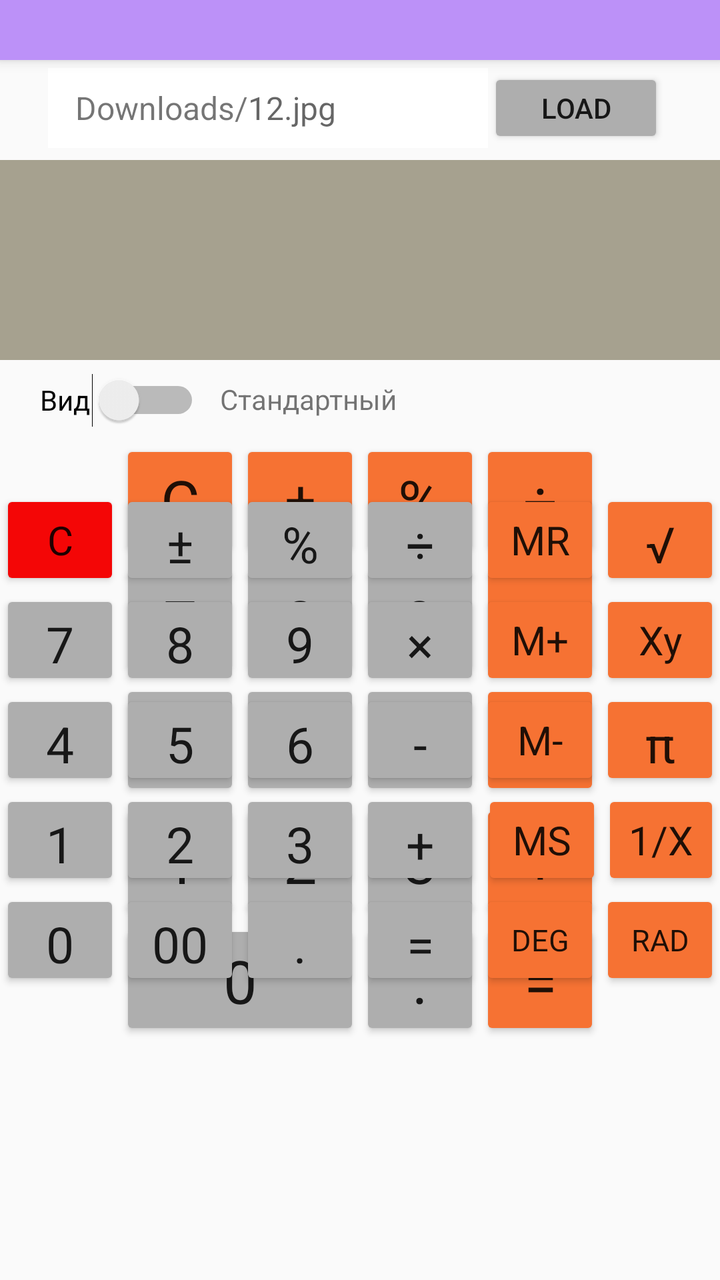
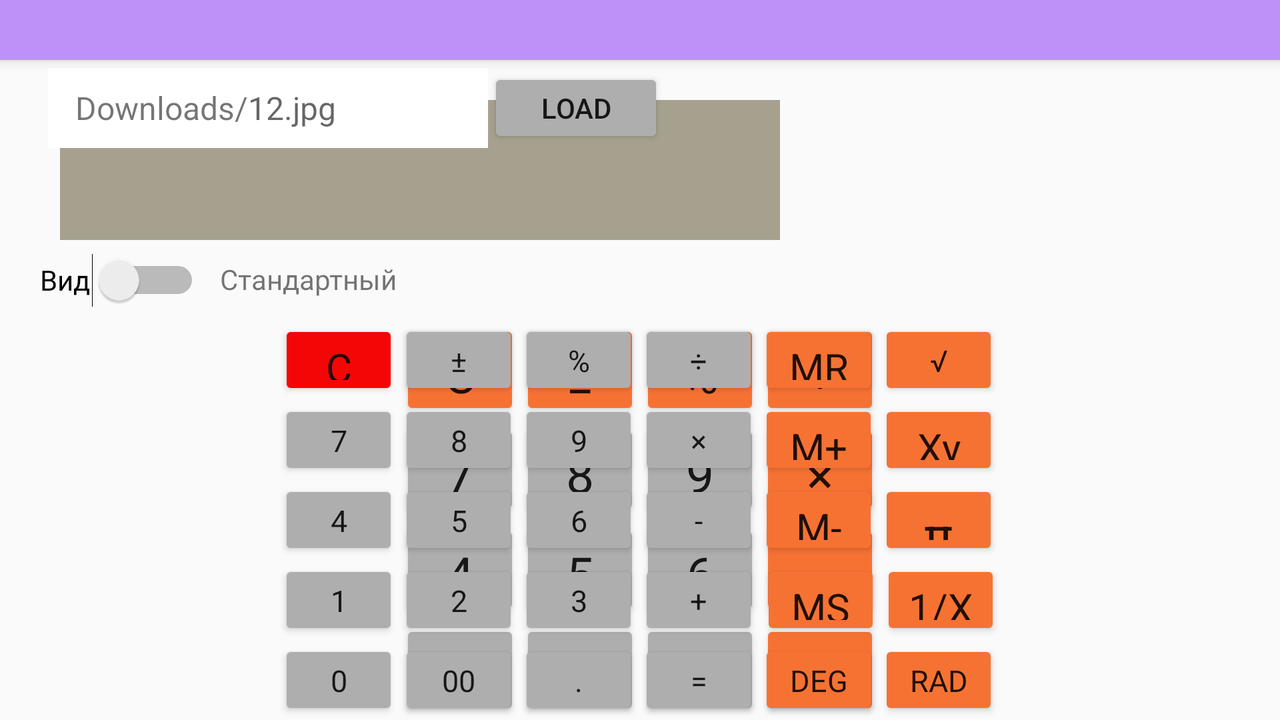

First picture: res/layout/ on a phone held upright. Second picture: the repository's own variant of that layout, on a device whose configuration matches the variant's folder. Source for both follows.
<!-- AndroidManifest.xml: application theme AppTheme -->
<!-- res/layout/activity_main.xml -->
<?xml version="1.0" encoding="utf-8"?>
<LinearLayout xmlns:android="http://schemas.android.com/apk/res/android"
    xmlns:app="http://schemas.android.com/apk/res-auto"
    xmlns:tools="http://schemas.android.com/tools"
    android:id="@+id/linLayout"
    android:layout_width="match_parent"
    android:layout_height="match_parent"
    android:orientation="vertical">

    <androidx.appcompat.widget.Toolbar
        android:id="@+id/settings_toolbar"
        android:layout_width="match_parent"
        android:layout_height="30dp"
        android:background="?attr/colorPrimary"
        android:elevation="4dp"
        android:popupTheme="@style/ThemeOverlay.AppCompat.Light"
        android:theme="@style/ThemeOverlay.AppCompat.ActionBar"
        app:title="" />

    <FrameLayout
        android:id="@+id/fLayout"
        android:layout_width="match_parent"
        android:layout_height="match_parent">

        <ImageView
            android:id="@+id/defaultBackroundImg"
            android:layout_width="match_parent"
            android:layout_height="match_parent"
            android:contentDescription=""
            android:scaleType="fitXY"
            android:src="@drawable/luntik1"
            android:visibility="invisible"
            tools:ignore="HardcodedText"
            tools:src="@drawable/luntik1" />

        <ImageView
            android:id="@+id/backroundImg"
            android:layout_width="match_parent"
            android:layout_height="match_parent"
            android:contentDescription=""
            android:scaleType="fitXY"
            android:visibility="visible"
            tools:ignore="HardcodedText" />

        <RelativeLayout
            android:id="@+id/mainlayout"
            android:layout_width="match_parent"
            android:layout_height="match_parent"
            tools:context=".MainActivity">


            <TextView
                android:id="@+id/headerText"
                android:layout_width="wrap_content"
                android:layout_height="50dp"
                android:layout_alignParentStart="true"
                android:layout_alignParentTop="true"
                android:fontFamily="@font/dejavumath"
                android:gravity="center|start"
                android:paddingStart="10dp"
                android:text="@string/whatis" />

            <TextView
                android:id="@+id/calcScreen"
                android:layout_width="360dp"
                android:layout_height="100dp"
                android:layout_below="@id/headerText"
                android:layout_centerHorizontal="true"
                android:background="@color/colorScreenBG"
                android:fontFamily="@font/digital7_mono_italic"
                android:gravity="center|end"
                android:paddingStart="20dp"
                android:paddingEnd="20dp"
                android:text=""
                android:textColor="@color/colorScreenText"
                android:textSize="70sp" />


            <Switch
                android:id="@+id/calc_type_switch"
                android:layout_width="100dp"
                android:layout_height="40dp"
                android:layout_below="@id/calcScreen"
                android:layout_alignParentStart="true"
                android:paddingStart="20dp"
                android:text="@string/calc_type" />


            <TextView
                android:id="@+id/calc_type_txt"
                android:layout_width="wrap_content"
                android:layout_height="wrap_content"
                android:layout_below="@id/calcScreen"
                android:layout_marginStart="10dp"
                android:layout_marginTop="10dp"
                android:layout_toEndOf="@id/calc_type_switch"
                android:text="@string/std_type" />

            <FrameLayout
                android:layout_width="match_parent"
                android:layout_height="wrap_content"
                android:layout_below="@id/calc_type_switch">

                <include layout="@layout/std_kbd" />

                <include layout="@layout/sci_kbd" />

            </FrameLayout>
        </RelativeLayout>

        <include layout="@layout/filename_input" />

    </FrameLayout>

</LinearLayout>
<!-- res/layout/std_kbd.xml (included above) -->
<?xml version="1.0" encoding="utf-8"?>
<RelativeLayout xmlns:android="http://schemas.android.com/apk/res/android"
    xmlns:tools="http://schemas.android.com/tools"
    android:id="@+id/std_keyboard"
    android:layout_width="wrap_content"
    android:layout_height="wrap_content"
    android:layout_gravity="center"
    android:visibility="visible"
    tools:visibility="visible">


    <Button
        android:id="@+id/buttonC"
        style="@style/CalcButtonsStyle.Operation"
        android:text="C"
        tools:ignore="HardcodedText" />

    <Button
        android:id="@+id/buttonSign"
        style="@style/CalcButtonsStyle.Operation"
        android:layout_alignTop="@id/buttonC"
        android:layout_toEndOf="@id/buttonC"
        android:text="\u00b1"
        tools:ignore="HardcodedText" />

    <Button
        android:id="@+id/buttonPercent"
        style="@style/CalcButtonsStyle.Operation"
        android:layout_alignTop="@id/buttonC"
        android:layout_toEndOf="@id/buttonSign"
        android:text="%"
        tools:ignore="HardcodedText" />

    <Button
        android:id="@+id/buttonDiv"
        style="@style/CalcButtonsStyle.Operation"
        android:layout_alignTop="@id/buttonC"
        android:layout_toEndOf="@id/buttonPercent"
        android:text="\u00f7"
        tools:ignore="HardcodedText" />

    <Button
        android:id="@+id/button7"
        android:layout_below="@id/buttonC"
        android:layout_alignStart="@id/buttonC"
        style="@style/CalcButtonsStyle"
        android:text="7"
        tools:ignore="HardcodedText" />

    <Button
        android:id="@+id/button8"
        style="@style/CalcButtonsStyle"
        android:layout_below="@id/buttonC"
        android:layout_toEndOf="@id/button7"
        android:text="8"
        tools:ignore="HardcodedText" />

    <Button
        android:id="@+id/button9"
        style="@style/CalcButtonsStyle"
        android:layout_below="@id/buttonC"
        android:layout_toEndOf="@id/button8"
        android:text="9"
        tools:ignore="HardcodedText" />

    <Button
        android:id="@+id/buttonMul"
        style="@style/CalcButtonsStyle.Operation"
        android:layout_below="@id/buttonC"
        android:layout_toEndOf="@id/button9"
        android:text="\u00d7"
        tools:ignore="HardcodedText" />

    <Button
        android:id="@+id/button4"
        style="@style/CalcButtonsStyle"
        android:layout_below="@id/button7"
        android:layout_alignStart="@id/button7"
        android:text="4"
        tools:ignore="HardcodedText" />

    <Button
        android:id="@+id/button5"
        style="@style/CalcButtonsStyle"
        android:layout_below="@id/button7"
        android:layout_toEndOf="@id/button4"
        android:text="5"
        tools:ignore="HardcodedText" />

    <Button
        android:id="@+id/button6"
        style="@style/CalcButtonsStyle"
        android:layout_below="@id/button7"
        android:layout_toEndOf="@id/button5"
        android:text="6"
        tools:ignore="HardcodedText" />

    <Button
        android:id="@+id/buttonMinus"
        style="@style/CalcButtonsStyle.Operation"
        android:layout_below="@id/button7"
        android:layout_toEndOf="@id/button6"
        android:text="-"
        tools:ignore="HardcodedText" />

    <Button
        android:id="@+id/button1"
        style="@style/CalcButtonsStyle"
        android:layout_below="@id/button4"
        android:layout_alignStart="@id/button4"
        android:text="1"
        tools:ignore="HardcodedText" />

    <Button
        android:id="@+id/button2"
        style="@style/CalcButtonsStyle"
        android:layout_below="@id/button4"
        android:layout_toEndOf="@id/button1"
        android:text="2"
        tools:ignore="HardcodedText" />

    <Button
        android:id="@+id/button3"
        style="@style/CalcButtonsStyle"
        android:layout_below="@id/button4"
        android:layout_toEndOf="@id/button2"
        android:text="3"
        tools:ignore="HardcodedText" />

    <Button
        android:id="@+id/buttonPlus"
        style="@style/CalcButtonsStyle.Operation"
        android:layout_below="@id/button4"
        android:layout_toEndOf="@id/button3"
        android:text="+"
        tools:ignore="HardcodedText" />

    <Button
        android:id="@+id/button0"
        style="@style/CalcButtonsStyle"
        android:layout_width="120dp"
        android:layout_below="@id/button1"
        android:layout_alignStart="@id/button1"
        android:text="0"
        tools:ignore="HardcodedText" />

    <Button
        android:id="@+id/buttonDot"
        style="@style/CalcButtonsStyle"
        android:layout_below="@id/button1"
        android:layout_toEndOf="@id/button0"
        android:text="."
        tools:ignore="HardcodedText" />

    <Button
        android:id="@+id/buttonEqual"
        style="@style/CalcButtonsStyle.Operation"
        android:layout_below="@id/button1"
        android:layout_toEndOf="@id/buttonDot"
        android:text="="
        tools:ignore="HardcodedText" />
</RelativeLayout>
<!-- res/layout/sci_kbd.xml (included above) -->
<?xml version="1.0" encoding="utf-8"?>
<RelativeLayout
    android:id="@+id/sci_keyboard"
    android:layout_width="wrap_content"
    android:layout_height="wrap_content"
    xmlns:tools="http://schemas.android.com/tools"
    android:layout_gravity="center"
    xmlns:android="http://schemas.android.com/apk/res/android"
    android:visibility="invisible"
    tools:visibility="visible">


    <Button
        android:id="@+id/sciC"
        style="@style/CalcButtonsStyle.Sci.Operation2"
        android:text="C"
        android:textSize="20sp"
        tools:ignore="HardcodedText" />

    <Button
        android:id="@+id/sciSign"
        style="@style/CalcButtonsStyle.Sci"
        android:layout_alignTop="@id/sciC"
        android:layout_toEndOf="@id/sciC"
        android:text="\u00b1"
        tools:ignore="HardcodedText" />

    <Button
        android:id="@+id/sciPercent"
        style="@style/CalcButtonsStyle.Sci"
        android:layout_alignTop="@id/sciC"
        android:layout_toEndOf="@id/sciSign"
        android:text="%"
        tools:ignore="HardcodedText" />

    <Button
        android:id="@+id/sciDiv"
        style="@style/CalcButtonsStyle.Sci"
        android:layout_alignTop="@id/sciC"
        android:layout_toEndOf="@id/sciPercent"
        android:text="\u00f7"
        tools:ignore="HardcodedText" />

    <Button
        android:id="@+id/sci7"
        style="@style/CalcButtonsStyle.Sci"
        android:layout_below="@id/sciC"
        android:layout_alignStart="@id/sciC"
        android:text="7"
        tools:ignore="HardcodedText" />

    <Button
        android:id="@+id/sci8"
        style="@style/CalcButtonsStyle.Sci"
        android:layout_below="@id/sciC"
        android:layout_toEndOf="@id/sci7"
        android:text="8"
        tools:ignore="HardcodedText" />

    <Button
        android:id="@+id/sci9"
        style="@style/CalcButtonsStyle.Sci"
        android:layout_below="@id/sciC"
        android:layout_toEndOf="@id/sci8"
        android:text="9"
        tools:ignore="HardcodedText" />

    <Button
        android:id="@+id/sciMul"
        style="@style/CalcButtonsStyle.Sci"
        android:layout_below="@id/sciC"
        android:layout_toEndOf="@id/sci9"
        android:text="\u00d7"
        tools:ignore="HardcodedText" />


    <Button
        android:id="@+id/sci4"
        style="@style/CalcButtonsStyle.Sci"
        android:layout_below="@id/sci7"
        android:layout_alignStart="@id/sci7"
        android:text="4"
        tools:ignore="HardcodedText" />

    <Button
        android:id="@+id/sci5"
        style="@style/CalcButtonsStyle.Sci"
        android:layout_below="@id/sci7"
        android:layout_toEndOf="@id/sci4"
        android:text="5"
        tools:ignore="HardcodedText" />

    <Button
        android:id="@+id/sci6"
        style="@style/CalcButtonsStyle.Sci"
        android:layout_below="@id/sci7"
        android:layout_toEndOf="@id/sci5"
        android:text="6"
        tools:ignore="HardcodedText" />

    <Button
        android:id="@+id/sciMinus"
        style="@style/CalcButtonsStyle.Sci"
        android:layout_below="@id/sci7"
        android:layout_toEndOf="@id/sci6"
        android:text="-"
        tools:ignore="HardcodedText" />


    <Button
        android:id="@+id/sci1"
        style="@style/CalcButtonsStyle.Sci"
        android:layout_below="@id/sci4"
        android:layout_alignStart="@id/sci4"
        android:text="1"
        tools:ignore="HardcodedText" />

    <Button
        android:id="@+id/sci2"
        style="@style/CalcButtonsStyle.Sci"
        android:layout_below="@id/sci4"
        android:layout_toEndOf="@id/sci1"
        android:text="2"
        tools:ignore="HardcodedText" />

    <Button
        android:id="@+id/sci3"
        style="@style/CalcButtonsStyle.Sci"
        android:layout_below="@id/sci4"
        android:layout_toEndOf="@id/sci2"
        android:text="3"
        tools:ignore="HardcodedText" />

    <Button
        android:id="@+id/sciPlus"
        style="@style/CalcButtonsStyle.Sci"
        android:layout_below="@id/sci4"
        android:layout_toEndOf="@id/sci3"
        android:text="+"
        tools:ignore="HardcodedText" />


    <Button
        android:id="@+id/sci0"
        style="@style/CalcButtonsStyle.Sci"
        android:layout_below="@id/sci1"
        android:layout_alignStart="@id/sci1"
        android:text="0"
        tools:ignore="HardcodedText" />

    <Button
        android:id="@+id/sci00"
        style="@style/CalcButtonsStyle.Sci"
        android:layout_below="@id/sci1"
        android:layout_alignStart="@id/sci2"
        android:text="00"
        tools:ignore="HardcodedText" />

    <Button
        android:id="@+id/sciDot"
        style="@style/CalcButtonsStyle.Sci"
        android:layout_below="@id/sci1"
        android:layout_toEndOf="@id/sci00"
        android:text="."
        tools:ignore="HardcodedText" />

    <Button
        android:id="@+id/sciEqual"
        style="@style/CalcButtonsStyle.Sci"
        android:layout_below="@id/sci1"
        android:layout_toEndOf="@id/sciDot"
        android:text="="
        tools:ignore="HardcodedText" />

    <Button
        android:id="@+id/sciMR"
        style="@style/CalcButtonsStyle.Sci.Operation1"
        android:layout_alignTop="@id/sciC"
        android:layout_toEndOf="@id/sciDiv"
        android:text="MR"
        android:textSize="20sp"
        tools:ignore="HardcodedText" />

    <Button
        android:id="@+id/sciRoot"
        style="@style/CalcButtonsStyle.Sci.Operation1"
        android:layout_alignTop="@id/sciC"
        android:layout_toEndOf="@id/sciMR"
        android:text="\u221a"
        tools:ignore="HardcodedText" />

    <Button
        android:id="@+id/sciMplus"
        style="@style/CalcButtonsStyle.Sci.Operation1"
        android:layout_alignTop="@id/sciMul"
        android:layout_toEndOf="@id/sciDiv"
        android:text="M+"
        android:textSize="20sp"
        tools:ignore="HardcodedText" />

    <Button
        android:id="@+id/sciXy"
        style="@style/CalcButtonsStyle.Sci.Operation1"
        android:layout_alignTop="@id/sciMplus"
        android:layout_toEndOf="@id/sciMplus"
        android:text="Xy"
        android:textSize="20sp"
        tools:ignore="HardcodedText" />

    <Button
        android:id="@+id/sciMminus"
        style="@style/CalcButtonsStyle.Sci.Operation1"
        android:layout_alignTop="@id/sciMinus"
        android:layout_toEndOf="@id/sciMinus"
        android:text="M-"
        android:textSize="20sp"
        tools:ignore="HardcodedText" />
    <Button
        android:id="@+id/sciPi"
        style="@style/CalcButtonsStyle.Sci.Operation1"
        android:layout_alignTop="@id/sciMminus"
        android:layout_toEndOf="@id/sciMminus"
        android:text="\u03c0"
        android:textSize="25sp"
        tools:ignore="HardcodedText" />

    <Button
        android:id="@+id/sciMs"
        style="@style/CalcButtonsStyle.Sci.Operation1"
        android:layout_alignTop="@id/sciPlus"
        android:layout_marginStart="1dp"
        android:layout_marginTop="0dp"
        android:layout_toEndOf="@id/sciPlus"
        android:text="MS"
        android:textSize="20sp"
        tools:ignore="HardcodedText" />

    <Button
        android:id="@+id/sciXm1"
        style="@style/CalcButtonsStyle.Sci.Operation1"
        android:layout_alignTop="@id/sciMs"
        android:layout_toEndOf="@id/sciMs"
        android:text="1/X"
        android:textSize="20sp"
        tools:ignore="HardcodedText" />
    <Button
        android:id="@+id/sciDeg"
        style="@style/CalcButtonsStyle.Sci.Operation1"
        android:layout_alignTop="@id/sciEqual"
        android:layout_toEndOf="@id/sciEqual"
        android:text="DEG"
        android:textSize="15sp"
        tools:ignore="HardcodedText" />
    <Button
        android:id="@+id/sciRad"
        style="@style/CalcButtonsStyle.Sci.Operation1"
        android:layout_alignTop="@id/sciDeg"
        android:layout_toEndOf="@id/sciDeg"
        android:text="RAD"
        android:textSize="15sp"
        tools:ignore="HardcodedText" />


</RelativeLayout>
<!-- res/layout/filename_input.xml (included above) -->
<?xml version="1.0" encoding="utf-8"?>
<androidx.constraintlayout.widget.ConstraintLayout
    xmlns:android="http://schemas.android.com/apk/res/android"
    xmlns:app="http://schemas.android.com/apk/res-auto"
    xmlns:tools="http://schemas.android.com/tools"
    android:id="@+id/filenameLayout"
    android:layout_width="match_parent"
    android:layout_height="match_parent"
    android:visibility="invisible"
    tools:visibility="visible">

    <TextView
        android:id="@+id/titleDownloads"
        android:layout_width="100dp"
        android:layout_height="40dp"
        android:layout_marginTop="4dp"
        android:layout_marginStart="24dp"
        android:textSize="16sp"
        tools:ignore="HardcodedText"
        android:text="Downloads/"
        android:gravity="center|end"
        app:layout_constraintTop_toTopOf="parent"
        app:layout_constraintStart_toStartOf="parent"
        android:background="@color/colorFileNameField"
        />

    <EditText
        android:id="@+id/editTextFileName"
        android:layout_width="120dp"
        android:layout_height="40dp"
        android:ems="10"
        android:inputType="textEmailAddress"
        android:textSize="16sp"
        tools:ignore="HardcodedText"
        android:hint="12.jpg"
        app:layout_constraintTop_toTopOf="@id/titleDownloads"
        app:layout_constraintStart_toEndOf="@id/titleDownloads"
        tools:layout_editor_absoluteX="168dp"
        android:background="@color/colorFileNameField"/>

    <Button
        android:id="@+id/loadButton"
        android:layout_width="wrap_content"
        android:layout_height="40dp"
        tools:ignore="HardcodedText"
        android:text="load"
        app:layout_constraintStart_toEndOf="@+id/editTextFileName"
        app:layout_constraintTop_toTopOf="@id/editTextFileName" />

</androidx.constraintlayout.widget.ConstraintLayout>
<!-- resources referenced by this layout -->
<resources>
  <color name="colorFileNameField">#FFFFFF</color>
  <color name="colorScreenBG">#A6A18F</color>
  <color name="colorScreenText">#000000</color>
  <!-- drawable luntik1: jpg bitmap (drawable, 16470 bytes) -->
  <string name="calc_type">Вид</string>
  <string name="std_type">Стандартный</string>
  <string name="whatis"> </string>
  <style name="CalcButtonsStyle" parent="AppTheme">
          <item name="android:backgroundTint">@color/colorNormalKeys</item>
          <item name="android:layout_width">60dp</item>
          <item name="android:layout_height">60dp</item>
          <item name="android:textSize">30sp</item>
      </style>
  <style name="CalcButtonsStyle.Operation">
          <item name="android:backgroundTint">@color/colorActionKeys</item>
      </style>
  <style name="CalcButtonsStyle.Sci">
          <item name="android:layout_width">60dp</item>
          <item name="android:layout_height">50dp</item>
          <item name="android:textSize">25sp</item>
  
      </style>
  <style name="CalcButtonsStyle.Sci.Operation1">
          <item name="android:backgroundTint">@color/colorActionKeys</item>
      </style>
  <style name="CalcButtonsStyle.Sci.Operation2">
          <item name="android:backgroundTint">@color/colorAction2Keys</item>
      </style>
  <style name="AppTheme" parent="Theme.AppCompat.Light.NoActionBar">
          
          <item name="colorPrimary">@color/colorPrimary</item>
          <item name="colorPrimaryDark">@color/colorPrimaryDark</item>
          <item name="colorAccent">@color/colorAccent</item>
          <item name="colorButtonNormal">@color/colorNormalKeys</item>
      </style>
  <color name="colorNormalKeys">#AEAEAE</color>
  <color name="colorActionKeys">#F67233</color>
  <color name="colorAction2Keys">#F40606</color>
  <color name="colorPrimary">#BC91F8</color>
  <color name="colorPrimaryDark">#3700B3</color>
  <color name="colorAccent">#03DAC5</color>
</resources>
<!-- res/layout-land/activity_main.xml (the repository's variant of the layout above) -->
<!-- drawn on the phone turned sideways -->
<?xml version="1.0" encoding="utf-8"?>
<LinearLayout xmlns:android="http://schemas.android.com/apk/res/android"
    xmlns:app="http://schemas.android.com/apk/res-auto"
    xmlns:tools="http://schemas.android.com/tools"
    android:id="@+id/linLayout"
    android:layout_width="match_parent"
    android:layout_height="match_parent"
    android:orientation="vertical">

    <androidx.appcompat.widget.Toolbar
        android:id="@+id/settings_toolbar"
        android:layout_width="match_parent"
        android:layout_height="30dp"
        android:background="?attr/colorPrimary"
        android:elevation="4dp"
        android:popupTheme="@style/ThemeOverlay.AppCompat.Light"
        android:theme="@style/ThemeOverlay.AppCompat.ActionBar"
        app:title="" />

    <FrameLayout
        android:id="@+id/fLayout"
        android:layout_width="match_parent"
        android:layout_height="match_parent">

        <ImageView
            android:id="@+id/defaultBackroundImg"
            android:layout_width="match_parent"
            android:layout_height="match_parent"
            android:contentDescription=""
            android:scaleType="fitXY"
            android:src="@drawable/luntik2"
            android:visibility="invisible"
            tools:ignore="HardcodedText"
            tools:src="@drawable/luntik2" />

        <ImageView
            android:id="@+id/backroundImg"
            android:layout_width="match_parent"
            android:layout_height="match_parent"
            android:contentDescription=""
            android:scaleType="fitXY"
            android:visibility="visible"
            tools:ignore="HardcodedText" />

        <RelativeLayout
            android:id="@+id/mainlayout"
            android:layout_width="match_parent"
            android:layout_height="match_parent"
            tools:context=".MainActivity">


            <TextView
                android:id="@+id/calcScreen"
                android:layout_width="360dp"
                android:layout_height="70dp"
                android:layout_alignParentStart="true"
                android:layout_alignParentTop="true"
                android:layout_marginLeft="30dp"
                android:layout_marginTop="20dp"
                android:background="@color/colorScreenBG"
                android:fontFamily="@font/digital7_mono_italic"
                android:gravity="center|end"
                android:paddingStart="20dp"
                android:paddingEnd="20dp"
                android:text=""
                android:textColor="@color/colorScreenText"
                android:textSize="70sp" />


            <Switch
                android:id="@+id/calc_type_switch"
                android:layout_width="100dp"
                android:layout_height="40dp"
                android:layout_below="@id/calcScreen"
                android:layout_alignParentStart="true"
                android:paddingStart="20dp"
                android:text="@string/calc_type" />


            <TextView
                android:id="@+id/calc_type_txt"
                android:layout_width="wrap_content"
                android:layout_height="wrap_content"
                android:layout_below="@id/calcScreen"
                android:layout_marginStart="10dp"
                android:layout_marginTop="10dp"
                android:layout_toEndOf="@id/calc_type_switch"
                android:text="@string/std_type" />

            <FrameLayout
                android:layout_width="match_parent"
                android:layout_height="wrap_content"
                android:layout_below="@id/calc_type_switch">

                <include layout="@layout/std_kbd" />

                <include layout="@layout/sci_kbd" />

            </FrameLayout>
        </RelativeLayout>

        <include layout="@layout/filename_input" />

    </FrameLayout>

</LinearLayout>
<!-- resources referenced by the variant -->
<!-- as the phone turned sideways resolves them -->
<resources>
  <color name="colorFileNameField">#FFFFFF</color>
  <color name="colorScreenBG">#A6A18F</color>
  <color name="colorScreenText">#000000</color>
  <!-- drawable luntik2: jpg bitmap (drawable, 99735 bytes) -->
  <string name="calc_type">Вид</string>
  <string name="std_type">Стандартный</string>
  <!-- from res/values-land/ -->
  <style name="CalcButtonsStyle" parent="AppTheme">
          <item name="android:backgroundTint">@color/colorNormalKeys</item>
          <item name="android:layout_width">60dp</item>
          <item name="android:layout_height">50dp</item>
          <item name="android:textSize">25sp</item>
          <item name="android:gravity">center</item>
      </style>
  <!-- from res/values-land/ -->
  <style name="CalcButtonsStyle.Operation">
          <item name="android:backgroundTint">@color/colorActionKeys</item>
      </style>
  <!-- from res/values-land/ -->
  <style name="CalcButtonsStyle.Sci">
          <item name="android:layout_width">60dp</item>
          <item name="android:layout_height">40dp</item>
          <item name="android:textSize">15sp</item>
  
      </style>
  <!-- from res/values-land/ -->
  <style name="CalcButtonsStyle.Sci.Operation1">
          <item name="android:backgroundTint">@color/colorActionKeys</item>
      </style>
  <!-- from res/values-land/ -->
  <style name="CalcButtonsStyle.Sci.Operation2">
          <item name="android:backgroundTint">@color/colorAction2Keys</item>
      </style>
  <!-- from res/values-land/ -->
  <style name="AppTheme" parent="Theme.AppCompat.Light.NoActionBar">
          
          <item name="colorPrimary">@color/colorPrimary</item>
          <item name="colorPrimaryDark">@color/colorPrimaryDark</item>
          <item name="colorAccent">@color/colorAccent</item>
          <item name="colorButtonNormal">@color/colorNormalKeys</item>
      </style>
  <color name="colorNormalKeys">#AEAEAE</color>
  <color name="colorActionKeys">#F67233</color>
  <color name="colorAction2Keys">#F40606</color>
  <color name="colorPrimary">#BC91F8</color>
  <color name="colorPrimaryDark">#3700B3</color>
  <color name="colorAccent">#03DAC5</color>
</resources>
